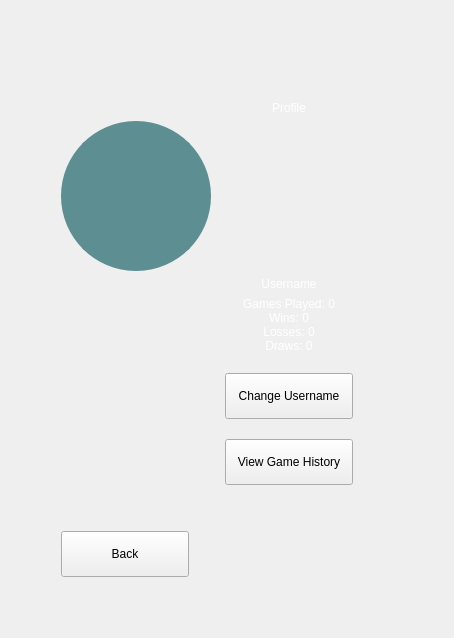
      <widget class="QWidget" name="profile">
       <layout class="QGridLayout" name="gridLayout">
        <item row="0" column="0">
         <layout class="QGridLayout" name="gridLayout_profile">
          <property name="leftMargin">
           <number>50</number>
          </property>
          <property name="topMargin">
           <number>50</number>
          </property>
          <property name="rightMargin">
           <number>50</number>
          </property>
          <property name="bottomMargin">
           <number>50</number>
          </property>
          <item row="3" column="1">
           <widget class="QLabel" name="label_username">
            <property name="styleSheet">
             <string notr="true">color: rgb(255, 255, 255);
font: 700 24pt &quot;Segoe UI&quot;;</string>
            </property>
            <property name="text">
             <string>Username</string>
            </property>
            <property name="alignment">
             <set>Qt::AlignmentFlag::AlignHCenter</set>
            </property>
           </widget>
          </item>
          <item row="8" column="1">
           <spacer name="verticalSpacer_profile_bottom">
            <property name="orientation">
             <enum>Qt::Orientation::Vertical</enum>
            </property>
            <property name="sizeHint" stdset="0">
             <size>
              <width>20</width>
              <height>40</height>
             </size>
            </property>
           </spacer>
          </item>
          <item row="5" column="1" rowspan="3">
           <layout class="QVBoxLayout" name="verticalLayout_profile">
            <property name="spacing">
             <number>20</number>
            </property>
            <item>
             <widget class="QLabel" name="label_stats">
              <property name="enabled">
               <bool>true</bool>
              </property>
              <property name="sizePolicy">
               <sizepolicy hsizetype="Preferred" vsizetype="MinimumExpanding">
                <horstretch>0</horstretch>
                <verstretch>0</verstretch>
               </sizepolicy>
              </property>
              <property name="minimumSize">
               <size>
                <width>17</width>
                <height>0</height>
               </size>
              </property>
              <property name="acceptDrops">
               <bool>false</bool>
              </property>
              <property name="styleSheet">
               <string notr="true">color: rgb(255, 255, 255);
font: 700 18pt &quot;Segoe UI&quot;;</string>
              </property>
              <property name="text">
               <string>Games Played: 0
Wins: 0
Losses: 0
Draws: 0</string>
              </property>
              <property name="alignment">
               <set>Qt::AlignmentFlag::AlignHCenter</set>
              </property>
             </widget>
            </item>
            <item>
             <widget class="QPushButton" name="pushButton_change_username">
              <property name="minimumSize">
               <size>
                <width>128</width>
                <height>46</height>
               </size>
              </property>
              <property name="text">
               <string>Change Username</string>
              </property>
             </widget>
            </item>
            <item>
             <widget class="QPushButton" name="pushButton_view_games">
              <property name="minimumSize">
               <size>
                <width>128</width>
                <height>46</height>
               </size>
              </property>
              <property name="text">
               <string>View Game History</string>
              </property>
             </widget>
            </item>
           </layout>
          </item>
          <item row="2" column="1">
           <spacer name="verticalSpacer_profile_1">
            <property name="orientation">
             <enum>Qt::Orientation::Vertical</enum>
            </property>
            <property name="sizeType">
             <enum>QSizePolicy::Policy::Maximum</enum>
            </property>
            <property name="sizeHint" stdset="0">
             <size>
              <width>20</width>
              <height>40</height>
             </size>
            </property>
           </spacer>
          </item>
          <item row="5" column="0">
           <spacer name="horizontalSpacer_13">
            <property name="orientation">
             <enum>Qt::Orientation::Horizontal</enum>
            </property>
            <property name="sizeHint" stdset="0">
             <size>
              <width>40</width>
              <height>20</height>
             </size>
            </property>
           </spacer>
          </item>
          <item row="0" column="1">
           <spacer name="verticalSpacer_profile_top">
            <property name="orientation">
             <enum>Qt::Orientation::Vertical</enum>
            </property>
            <property name="sizeHint" stdset="0">
             <size>
              <width>20</width>
              <height>40</height>
             </size>
            </property>
           </spacer>
          </item>
          <item row="2" column="0">
           <widget class="QLabel" name="label_profile_photo">
            <property name="minimumSize">
             <size>
              <width>150</width>
              <height>150</height>
             </size>
            </property>
            <property name="maximumSize">
             <size>
              <width>150</width>
              <height>150</height>
             </size>
            </property>
            <property name="styleSheet">
             <string notr="true">border: 2px solid rgb(92, 142, 146);
background-color: rgb(92, 142, 146);
border-radius: 75px;</string>
            </property>
            <property name="text">
             <string/>
            </property>
           </widget>
          </item>
          <item row="1" column="1" alignment="Qt::AlignmentFlag::AlignHCenter">
           <widget class="QLabel" name="label_profile_title">
            <property name="styleSheet">
             <string notr="true">color: rgb(255, 255, 255);
font: 900 36pt &quot;Segoe UI Black&quot;;</string>
            </property>
            <property name="text">
             <string>Profile</string>
            </property>
           </widget>
          </item>
          <item row="7" column="0">
           <spacer name="horizontalSpacer_11">
            <property name="orientation">
             <enum>Qt::Orientation::Horizontal</enum>
            </property>
            <property name="sizeHint" stdset="0">
             <size>
              <width>30</width>
              <height>20</height>
             </size>
            </property>
           </spacer>
          </item>
          <item row="7" column="2">
           <spacer name="horizontalSpacer_12">
            <property name="orientation">
             <enum>Qt::Orientation::Horizontal</enum>
            </property>
            <property name="sizeHint" stdset="0">
             <size>
              <width>40</width>
              <height>20</height>
             </size>
            </property>
           </spacer>
          </item>
          <item row="10" column="0" rowspan="2">
           <layout class="QHBoxLayout" name="horizontalLayout">
            <item>
             <widget class="QPushButton" name="pushButton_back_profile">
              <property name="minimumSize">
               <size>
                <width>128</width>
                <height>46</height>
               </size>
              </property>
              <property name="text">
               <string>Back</string>
              </property>
             </widget>
            </item>
            <item>
             <spacer name="horizontalSpacer_15">
              <property name="orientation">
               <enum>Qt::Orientation::Horizontal</enum>
              </property>
              <property name="sizeHint" stdset="0">
               <size>
                <width>30</width>
                <height>20</height>
               </size>
              </property>
             </spacer>
            </item>
           </layout>
          </item>
         </layout>
        </item>
       </layout>
      </widget>
